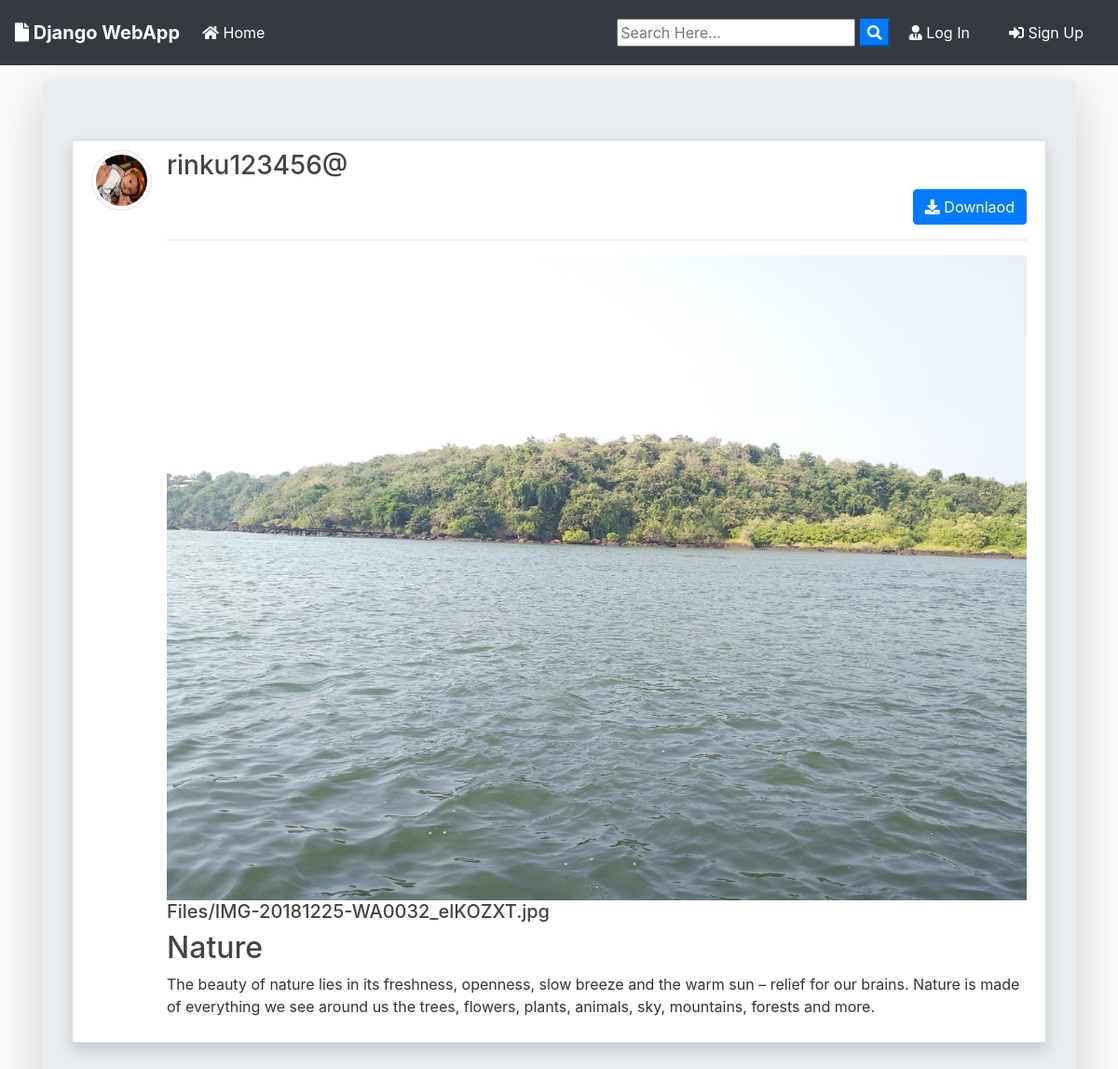
/post/16/, run on the app's committed database.
### blog/models.py (models this page shows, shortened)
class Post(models.Model):
	title = models.CharField(max_length=100)
	file = models.FileField(null=True,blank=True,upload_to='Files')
	content = models.TextField()
	date_posted = models.DateTimeField(default=timezone.now)
	author = models.ForeignKey(User, on_delete=models.CASCADE)
	def extension(self):
		name, extension = os.path.splitext(self.file.name)
		return extension

### users/models.py (models this page shows, shortened)
class Profile(models.Model):
    user = models.OneToOneField(User, on_delete=models.CASCADE)
    image = models.ImageField(default='default.jpg', upload_to='profile_pics')

### blog/views.py (the view)
# urls.py: path('post/<int:pk>/', PostDetailView.as_view(), name='post-detail'),
class PostDetailView(DetailView):
    model = Post
    template_name = 'blog/post_detail.html'

### blog/templates/blog/post_detail.html (shortened to what this page needs)
{% extends "blog/base.html" %}
{% block content %}
<div class="jumbotron mt-3 shadow-lg">
<article class="media content-section shadow ">
   <a href="{{ object.author.profile.image.url }} " target="_blank"> <img src="{{ object.author.profile.image.url }}  " alt="" class="article-img rounded-circle img-thumbnail img-fluid">
   </a>
    <div class="media-body">
      <div class="">
        <div class="d-flex justify-content-between">
        <a class="mr-2 mt-0 mb-0  text-dark" href="{% url 'user-posts' object.author.username  %}"><h3>{{ object.author }}</h3></a>
        </div>
        {% if object.author != user %}
          <div class="form-group mt-0 pt-0 d-flex justify-content-end">
            <a href="{{ object.file.url }}" download class="btn btn-primary flex-last" type="submit"><i class="fas fa-download"></i> Downlaod</a>
          </div>
        {% endif %}
        <hr>
      </div>
      <div>
        {% if object.file %}
          {% if object.extension == '.jpg' or object.extension == 'jpeg' or object.extension == 'png' %}
            <a href="{{ object.file.url }}"  download ><img src="{{ object.file.url }}" alt="" class="img-fluid "></a>
            <a href="{{ object.file.url }}"  download class="text-dark"><h5>{{ object.file }}</h5></a>
          {% else %}
            <a href="{{ object.file.url }}"  download class="text-dark"><h5>{{ object.file }}</h5></a>
          {% endif %}
        {% endif %}
      </div>
      <h2>{{ object.title }}</h2>
      <p class="article-content">{{ object.content }}</p>
    </div>
  </article>
{% endblock content %}

### blog/static/blog/main.css (style rules this page uses)
body { background: #fafafa; color: #333333; margin-top: 0; }
h1, h2, h3, h4, h5, h6 { color: #444444; }
.content-section { background: #ffffff; padding: 10px 20px; border: 1px solid #dddddd; border-radius: 3px; margin-bottom: 20px; }
.article-content { white-space: pre-line; }
.article-img { height: 65px; width: 65px; margin-right: 16px; }

### data on the page
Post: author.profile.image (picture), author "rinku123456@", file (picture), file "Files/IMG-20181225-WA0032_elKOZXT.jpg", title "Nature", content "The beauty of nature lies in its freshness, openness, slow breeze and the warm sun – relief for our brains. Nature is made of everything we see around us the trees, flowers, plants, animals, sky, mountains, forests and more."
